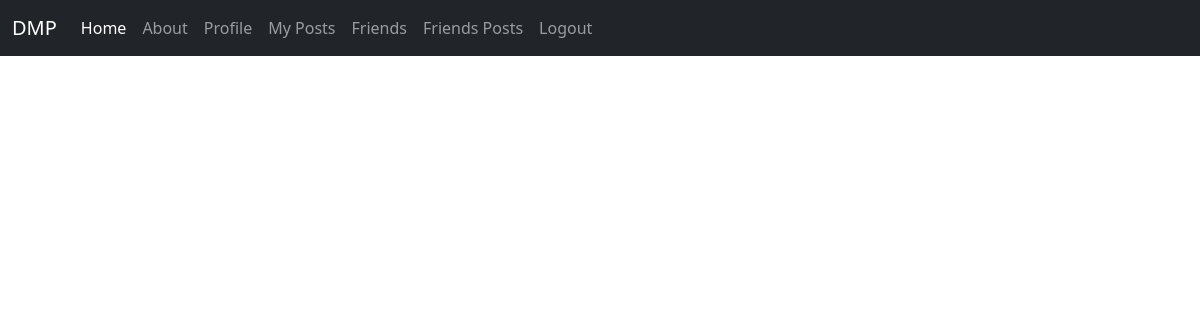
/myPosts (signed in), run on an earlier commit of the app's database.
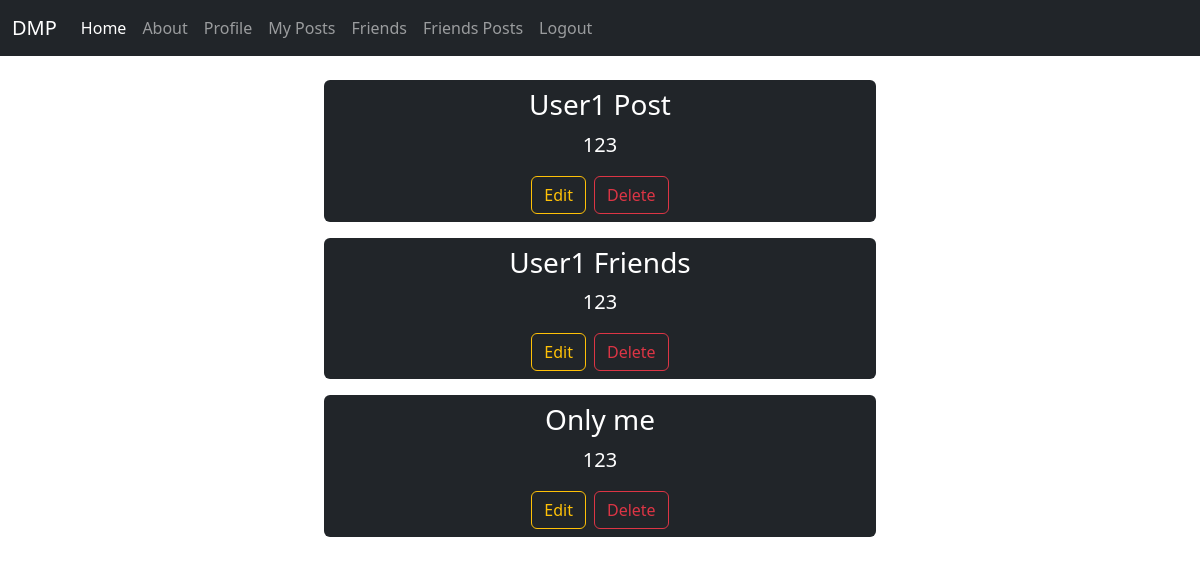
And on a later commit of the database.
### FlaskApp/models.py (models this page shows, shortened)
class Post(db.Model):
    id = db.Column(db.Integer, primary_key=True)
    title = db.Column(db.String(60), nullable=False)
    date = db.Column(db.DateTime, nullable=False, default=datetime.now())
    content = db.Column(db.Text, nullable=False)
    privacy = db.Column(db.String(20), nullable=True)
    user_id = db.Column(db.Integer, db.ForeignKey('user.id'))

### FlaskApp/routes.py (the view)
@app.route('/myPosts',  methods=['GET', 'POST'])
@login_required
def myPosts(id=None):
    data = {}
    if current_user and current_user.is_authenticated:
        with app.app_context():
            posts = Post.query.filter_by(user_id = current_user.id)
            data['posts'] = posts
    return render_template('myPosts.html', data=data)

### FlaskApp/models.py (called while the page is built)
@login_manager.user_loader
def load_user(user_id):
    return User.query.get(int(user_id))

### FlaskApp/templates/myPosts.html
{% extends 'base.html' %}
{% block main %}
    <section class="posts p-4 m-auto w-50 d-flex flex-column gap-3 justify-content-around border-2 border-black ">
      {% for post in data.posts %}
        <div class="post bg-dark p-2 rounded-2 text-white lead d-flex flex-column justify-content-around align-items-center">
          <h3>{{post.title}}</h3>
        <p>{{post.content}}</p>
        <div class="d-flex justify-content-around gap-2">
            <form action="/editPost/{{post.id}}" method="get">
                <button type='submit' class="btn btn-outline-warning">Edit</a>
            </form>
            <form action="/deletePost/{{post.id}}" mehtod="Delete">
                <button type='submit' class="btn btn-outline-danger">Delete</a>
            </form>
        </div>
        </div>
      {% endfor %}
    </section>
{% endblock %}

### FlaskApp/templates/base.html (shortened to what this page needs)
<!DOCTYPE html>
<html lang="en">
  <head>
    <link
      rel="stylesheet"
      href="https://cdnjs.cloudflare.com/ajax/libs/bootstrap/5.3.0/css/bootstrap.min.css"
    />
    {% set cssFile = data.cssName %}
    <link rel="stylesheet" href="{{ url_for('static', filename=cssFile) }}" />
  </head>
  <body>
    <nav class="navbar navbar-expand-lg navbar-dark bg-dark">
      <div class="container-fluid">
        <a class="navbar-brand" href="#">DMP</a>
        <div class="collapse navbar-collapse" id="navbarNav">
          <ul class="navbar-nav">
            <li class="nav-item">
              <a
                class="nav-link active"
                aria-current="page"
                href="/Home"
                >Home</a
              >
            </li>
            <li class="nav-item">
              <a class="nav-link" href="/About"
                >About</a
              >
              </li>
              {% if current_user.is_authenticated %}
                      <li class="nav-item">
                            <a class="nav-link" href="{{ url_for('profile') }}">Profile</a>
                        </li>
                        <li class="nav-item">
                            <a class="nav-link" href="{{ url_for('myPosts') }}">My Posts</a>
                        </li>
                        <li class="nav-item">
                            <a class="nav-link" href="{{ url_for('friends') }}">Friends</a>
                        </li>
                        <li class="nav-item">
                            <a class="nav-link" href="{{ url_for('friendsPosts') }}">Friends Posts</a>
                        </li>
                        <li class="nav-item">
                            <a class="nav-link" href="{{ url_for('logout') }}">Logout</a>
                        </li>
                    {% endif %}
          </ul>
        </div>
      </div>
    </nav>
    {% block main %} {% endblock %}
  </body>
</html>

What changed in the data, as far as the page shows it:
added Post: title "User1 Post", content "123"
added Post: title "User1 Friends", content "123"
added Post: title "Only me", content "123"
